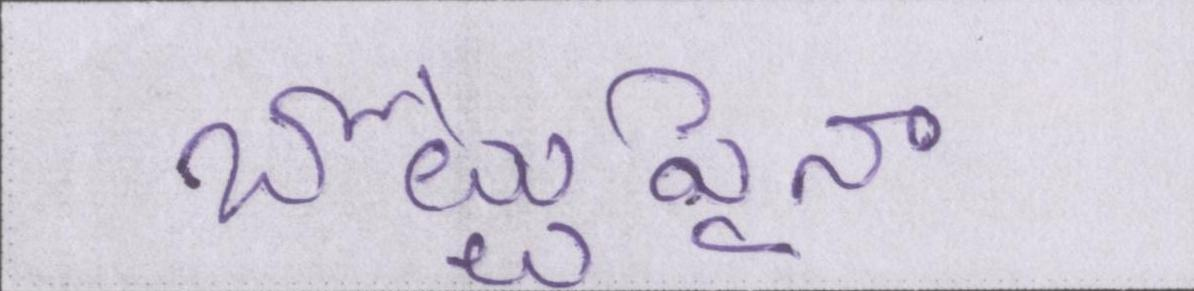
#> input picture written_reports/supporting_docs/phase_2_pipeline_1_jpg/01_standardized.png, 1194 x 291 px
$ python crop_images.py ../written_reports/supporting_docs/phase_2_pipeline_1_jpg
#> lines starting #> are read from the running program, lines starting #| are printed output that depends on the picture; after the words box and inside, x2 and y2 are one past the last pixel; in counts of white or black regions, pixels touching at a corner belong together
#!/usr/bin/env python3
"""Conservatively crop images for Telugu OCR preprocessing."""

import argparse
import logging
import sys
from dataclasses import dataclass
from pathlib import Path

import cv2
import numpy as np
from PIL import Image


logging.basicConfig(
    level=logging.INFO,
    format="%(asctime)s - %(levelname)s - %(message)s",
)
logger = logging.getLogger(__name__)

FINAL_BORDER_CLIP = 15


@dataclass(frozen=True)
class CropBox:
    """Pixel crop bounds with an exclusive right and bottom edge."""

    left: int
    top: int
    right: int
    bottom: int

    @property
    def width(self) -> int:
        return self.right - self.left

    @property
    def height(self) -> int:
        return self.bottom - self.top


@dataclass(frozen=True)
class CropSettings:
    """Cropping controls tuned for OCR-safe margin removal."""

    dark_delta: int
    min_component_area: int
    padding: int
    dilate: int
    remove_edge_components: bool
    min_crop_ratio: float
    final_border_clip: int


def load_png(path: Path) -> np.ndarray:
    """Load a PNG as an RGB numpy array."""
    with Image.open(path) as image:
#> image is the input picture: PIL image 1194x291 RGB; mean R, G, B 210.4, 206.5, 217.6
        if image.mode in ("RGBA", "LA", "P"):
            background = Image.new("RGB", image.size, (255, 255, 255))
            mask = image.split()[-1] if image.mode == "RGBA" else None
            background.paste(image, mask=mask)
            image = background
        elif image.mode != "RGB":
            image = image.convert("RGB")

        return np.asarray(image)


def save_png(image: np.ndarray, path: Path) -> None:
    """Save an RGB numpy image as PNG."""
    Image.fromarray(image).save(path, "PNG")


def grayscale(image: np.ndarray) -> np.ndarray:
    """Convert RGB image data to grayscale."""
    return cv2.cvtColor(image, cv2.COLOR_RGB2GRAY)
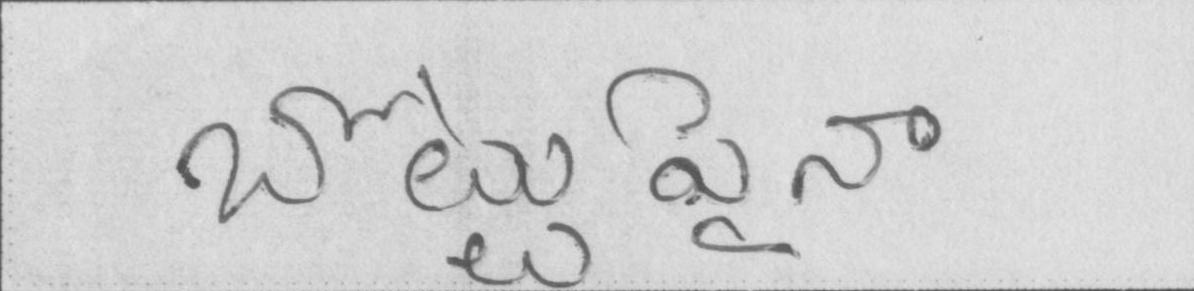
#> returned value: shape (291, 1194); min 76, max 232, mean 209


def build_foreground_mask(gray: np.ndarray, dark_delta: int, dilate: int) -> np.ndarray:
    """Create a text/content mask from a mostly light document image."""
#> called with dark_delta = 45, dilate = 4
    background = int(np.percentile(gray, 95))
#> background = 222
    threshold = max(0, min(250, background - dark_delta))
#> threshold = 177
    mask = gray < threshold
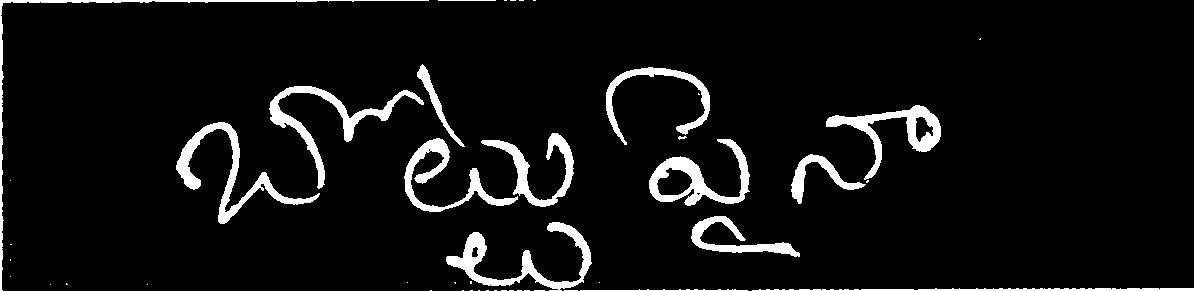
#> mask: shape (291, 1194) bool; 6.4% white; 46 white regions (30 under 20 px), largest, box (x1, y1, x2, y2) and area: (446, 222, 592, 291) 2429, (176, 122, 320, 224) 2413, (269, 86, 424, 189) 2344

    if dilate > 0:
        kernel_size = (dilate * 2) + 1
        kernel = cv2.getStructuringElement(
            cv2.MORPH_RECT,
            (kernel_size, kernel_size),
        )
        mask = cv2.dilate(mask.astype(np.uint8), kernel, iterations=1).astype(bool)
#> mask: shape (291, 1194) bool; 15.9% white; 15 white regions, largest, box (x1, y1, x2, y2) and area: (172, 60, 578, 228) 21383, (442, 218, 1194, 291) 9601, (787, 101, 945, 208) 6645

    return mask


def remove_small_components(mask: np.ndarray, min_component_area: int) -> np.ndarray:
    """Remove tiny components before computing crop bounds."""
#> called with min_component_area = 250
    if min_component_area <= 0:
        return mask

    component_count, labels, stats, _ = cv2.connectedComponentsWithStats(
        mask.astype(np.uint8),
        connectivity=8,
    )
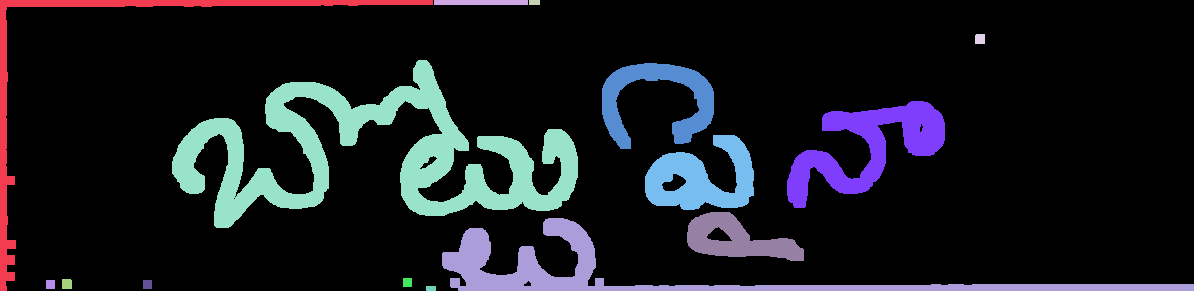
#> labels: shape (291, 1194) int32; 16 distinct labels, from 0 to 15; one colour per label, 0 black
#> component_count = 16; stats = 16 rows, first 6: [6, 0, 1188, 291, 292165], [0, 0, 433, 291, 4960], [434, 0, 94, 5, 470], [529, 0, 11, 5, 55], [975, 34, 10, 10, 99], [172, 60, 406, 168, 21383]

    cleaned = np.zeros_like(mask, dtype=bool)
    for label in range(1, component_count):
        area = stats[label, cv2.CC_STAT_AREA]
        if area >= min_component_area:
            cleaned[labels == label] = True
#> this loop made 15 passes
#> area on passes 1 to 12: 4960, 470, 55, 99, 21383, 3940, 6645, 4670, 3074, 9601, 99, 81
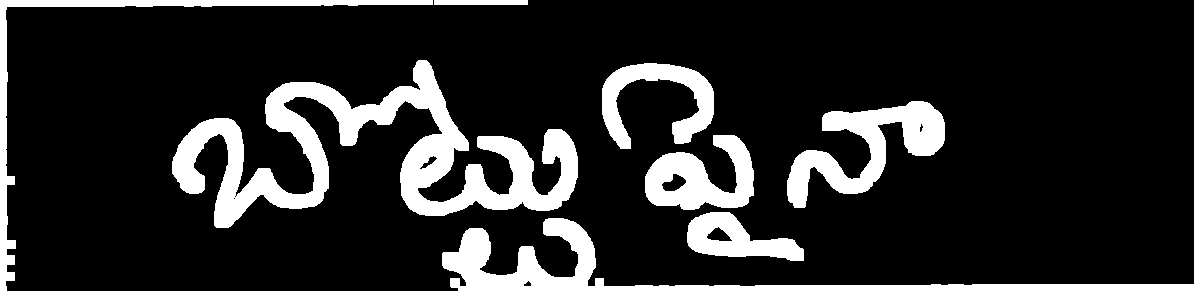
#> cleaned: shape (291, 1194) bool; 15.8% white; 8 white regions, largest, box (x1, y1, x2, y2) and area: (172, 60, 578, 228) 21383, (442, 218, 1194, 291) 9601, (787, 101, 945, 208) 6645

    return cleaned


def remove_likely_edge_components(mask: np.ndarray) -> np.ndarray:
    """Drop long, thin components that look like scanner/page-edge borders."""
    height, width = mask.shape
#> height = 291; width = 1194
    component_count, labels, stats, _ = cv2.connectedComponentsWithStats(
        mask.astype(np.uint8),
        connectivity=8,
    )
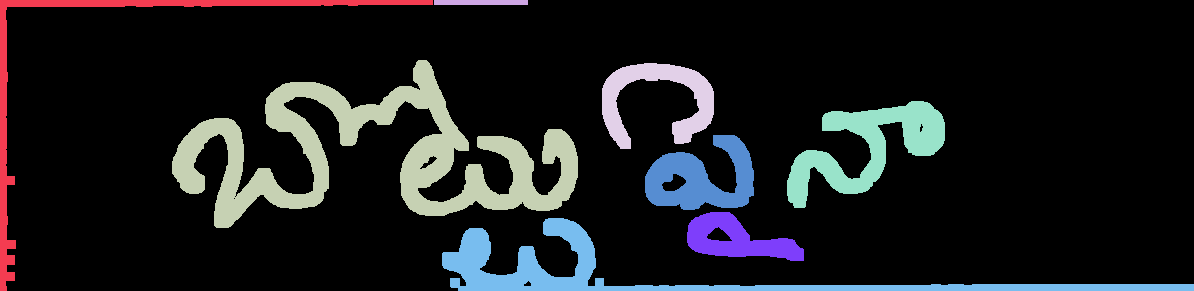
#> labels: shape (291, 1194) int32; 9 distinct labels, from 0 to 8; one colour per label, 0 black
#> component_count = 9; stats = [[6, 0, 1188, 291, 292711], [0, 0, 433, 291, 4960], [434, 0, 94, 5, 470], [172, 60, 406, 168, 21383], [602, 63, 112, 86, 3940], [787, 101, 158, 107, 6645], [645, 135, 109, 75, 4670], [687, 212, 117, 49, 3074], [442, 218, 752, 73, 9601]]

    cleaned = mask.copy()
    for label in range(1, component_count):
        x = stats[label, cv2.CC_STAT_LEFT]
        y = stats[label, cv2.CC_STAT_TOP]
        w = stats[label, cv2.CC_STAT_WIDTH]
        h = stats[label, cv2.CC_STAT_HEIGHT]

        touches_edge = x == 0 or y == 0 or x + w >= width or y + h >= height
        # Scanner borders are often broken into strips that do not span half
        # the image. A quarter-width/height threshold removes those fragments
        # while the thinness and edge-touch requirements protect handwriting.
        thin_horizontal = h <= max(12, height * 0.05)
        thin_vertical = w <= max(12, width * 0.05)
        long_horizontal = thin_horizontal and (
            w >= width * 0.25 or w >= h * 12
        )
        long_vertical = thin_vertical and (
            h >= height * 0.25 or h >= w * 12
        )

        if touches_edge and (long_horizontal or long_vertical):
            cleaned[labels == label] = False
#> this loop made 8 passes
#> (x, y, w, h, touches_edge, thin_horizontal, long_horizontal) on passes 1 to 8: (0, 0, 433, 291, True, False, False), (434, 0, 94, 5, True, True, True), (172, 60, 406, 168, False, False, False), (602, 63, 112, 86, False, False, False), (787, 101, 158, 107, False, False, False), (645, 135, 109, 75, False, False, False), (687, 212, 117, 49, False, False, False), (442, 218, 752, 73, True, False, False)
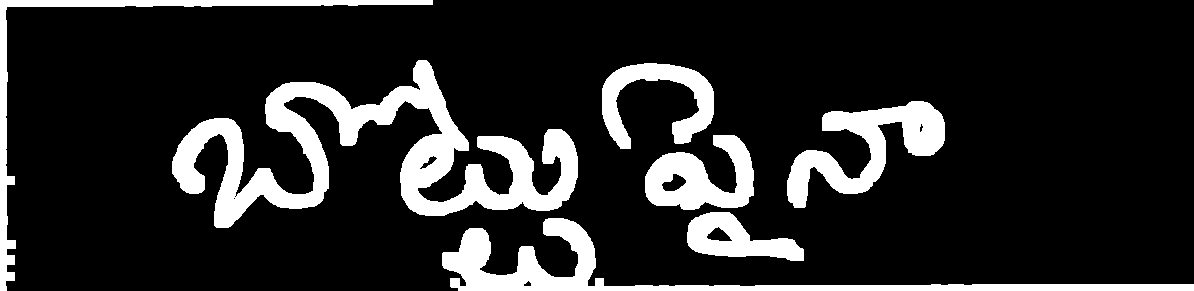
#> cleaned: shape (291, 1194) bool; 15.6% white; 7 white regions, largest, box (x1, y1, x2, y2) and area: (172, 60, 578, 228) 21383, (442, 218, 1194, 291) 9601, (787, 101, 945, 208) 6645

    return cleaned


def crop_box_from_mask(
    mask: np.ndarray,
    padding: int,
    min_crop_ratio: float,
) -> CropBox | None:
    """Return padded crop bounds around foreground content."""
#> called with padding = 20, min_crop_ratio = 0.01
    rows, cols = np.where(mask)
    if rows.size == 0 or cols.size == 0:
        return None

    height, width = mask.shape
#> height = 291; width = 1194
    left = max(0, int(cols.min()) - padding)
#> left = 0
    top = max(0, int(rows.min()) - padding)
#> top = 0
    right = min(width, int(cols.max()) + padding + 1)
#> right = 1194
    bottom = min(height, int(rows.max()) + padding + 1)
#> bottom = 291

    box = CropBox(left=left, top=top, right=right, bottom=bottom)
    crop_area = box.width * box.height
#> crop_area = 347454
    image_area = width * height
#> image_area = 347454

    if image_area == 0 or crop_area / image_area < min_crop_ratio:
        return None

    return box


def detect_crop_box(image: np.ndarray, settings: CropSettings) -> CropBox | None:
    """Detect an OCR-safe crop box around likely Telugu text/content."""
    gray = grayscale(image)
    mask = build_foreground_mask(
        gray,
        dark_delta=settings.dark_delta,
        dilate=settings.dilate,
    )
    mask = remove_small_components(mask, settings.min_component_area)

    if settings.remove_edge_components:
        mask = remove_likely_edge_components(mask)

    return crop_box_from_mask(
        mask,
        padding=settings.padding,
        min_crop_ratio=settings.min_crop_ratio,
    )


def apply_crop(
    image: np.ndarray,
    box: CropBox | None,
    final_border_clip: int = FINAL_BORDER_CLIP,
) -> np.ndarray:
    """Apply the detected crop and optionally remove the remaining border."""
#> called with final_border_clip = 15
    cropped = image if box is None else image[
        box.top : box.bottom,
        box.left : box.right,
    ]
    if final_border_clip == 0:
        return cropped

    height, width = cropped.shape[:2]
#> height = 291; width = 1194

    if height <= final_border_clip * 2 or width <= final_border_clip * 2:
        raise ValueError(
            "Image is too small for the required "
            f"{final_border_clip}px border clip: {width}x{height}"
        )

    return cropped[
        final_border_clip : height - final_border_clip,
        final_border_clip : width - final_border_clip,
    ]
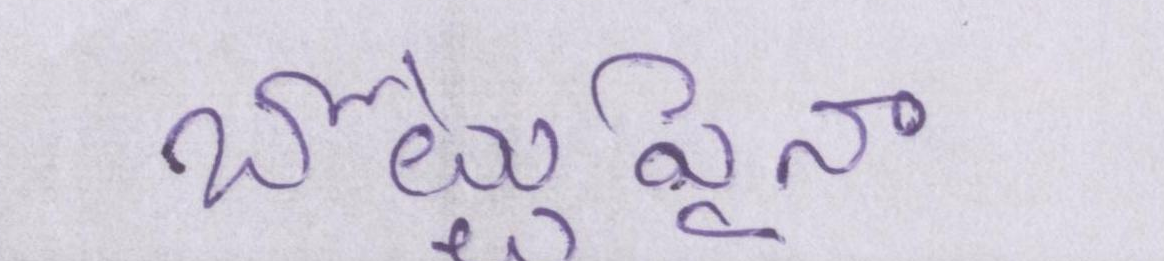
#> returned value: shape (261, 1164, 3); mean of channels 0, 1, 2 210.9, 206.9, 218.3; drawn as R, G, B


def test_output_path(path: Path) -> Path:
    """Return the side-by-side test output path for an image."""
    return path.with_name(f"{path.stem}.test{path.suffix}")


def output_path_for_input(path: Path, input_root: Path, output_dir: Path | None) -> Path:
    """Return either an output-dir mirror path or the original image path."""
    if output_dir is None:
        return path

    if input_root.is_file():
        return output_dir / path.name

    return output_dir / path.relative_to(input_root)


def process_png(
    path: Path,
    input_root: Path,
    output_dir: Path | None,
    test: bool,
    settings: CropSettings,
) -> bool:
    """Crop one PNG, overwriting it unless test/output mode is enabled."""
    output_path = test_output_path(path) if test else output_path_for_input(
        path,
        input_root=input_root,
        output_dir=output_dir,
    )

    try:
        image = load_png(path)
        box = detect_crop_box(image, settings)
        cropped = apply_crop(
            image,
            box,
            final_border_clip=settings.final_border_clip,
        )
        output_path.parent.mkdir(parents=True, exist_ok=True)
        save_png(cropped, output_path)
    except Exception as exc:
        logger.error("Failed to process %s: %s", path, exc)
        return False

    clip_description = (
        f"clipped {settings.final_border_clip}px border"
        if settings.final_border_clip
        else "final border clip skipped"
    )
    if box is None:
        logger.info(
            "Processed %s -> %s "
            "(no content crop; %s, output: %sx%s)",
            path,
            output_path,
            clip_description,
            cropped.shape[1],
            cropped.shape[0],
        )
    else:
        logger.info(
            "Processed %s -> %s "
            "(crop: %s,%s %sx%s; %s, output: %sx%s)",
            path,
            output_path,
            box.left,
            box.top,
            box.width,
            box.height,
            clip_description,
            cropped.shape[1],
            cropped.shape[0],
        )
    return True


def find_pngs(path: Path) -> list[Path]:
    """Find PNG files from a single image path or directory tree."""
    if path.is_file():
        return [path] if path.suffix.lower() == ".png" else []

    return sorted(
        item
        for item in path.rglob("*")
        if item.is_file()
        and item.suffix.lower() == ".png"
        and not item.stem.lower().endswith(".test")
    )


def parse_args() -> argparse.Namespace:
    parser = argparse.ArgumentParser(
        description="Conservatively crop PNG images for Telugu OCR preprocessing."
    )
    parser.add_argument("input", help="PNG image path or directory to scan")
    parser.add_argument(
        "--output-dir",
        type=Path,
        help="Write cropped files to a mirrored output directory instead of overwriting",
    )
    parser.add_argument(
        "--test",
        action="store_true",
        help="Write name.test.png beside each source image instead of overwriting it",
    )
    parser.add_argument(
        "--padding",
        type=int,
        default=20,
        help="Pixels to preserve around detected content",
    )
    parser.add_argument(
        "--dark-delta",
        type=int,
        default=45,
        help="Foreground must be this much darker than the estimated background",
    )
    parser.add_argument(
        "--min-component-area",
        type=int,
        default=250,
        help="Ignore connected components smaller than this many pixels",
    )
    parser.add_argument(
        "--dilate",
        type=int,
        default=4,
        help="Expand the foreground mask by this many pixels before cropping",
    )
    parser.add_argument(
        "--keep-edge-components",
        action="store_true",
        help="Keep long edge-touching components that may be page borders",
    )
    parser.add_argument(
        "--min-crop-ratio",
        type=float,
        default=0.01,
        help="Skip crops smaller than this fraction of the original image area",
    )
    parser.add_argument(
        "--skip-final-border-clip",
        action="store_true",
        help=f"Skip the final {FINAL_BORDER_CLIP}px clip after content cropping",
    )
    return parser.parse_args()


def main() -> int:
    args = parse_args()
    input_path = Path(args.input)

    if not input_path.exists():
        logger.error("Input path not found: %s", input_path)
        return 1

    if args.test and args.output_dir is not None:
        logger.error("--test and --output-dir cannot be used together")
        return 1

    pngs = find_pngs(input_path)
    if not pngs:
        logger.error("No PNG files found: %s", input_path)
        return 1

    settings = CropSettings(
        dark_delta=args.dark_delta,
        min_component_area=args.min_component_area,
        padding=args.padding,
        dilate=args.dilate,
        remove_edge_components=not args.keep_edge_components,
        min_crop_ratio=args.min_crop_ratio,
        final_border_clip=0 if args.skip_final_border_clip else FINAL_BORDER_CLIP,
    )

    successful = sum(
        1
        for png in pngs
        if process_png(
            png,
            input_root=input_path,
            output_dir=args.output_dir,
            test=args.test,
            settings=settings,
        )
    )
    failed = len(pngs) - successful

    logger.info("Done: %s successful, %s failed", successful, failed)
    return 0 if failed == 0 else 1


if __name__ == "__main__":
    sys.exit(main())
#> (the program exits here)

$ run again, on written_reports/supporting_docs/phase_2_pipeline_1_jpg/03_contrast.png
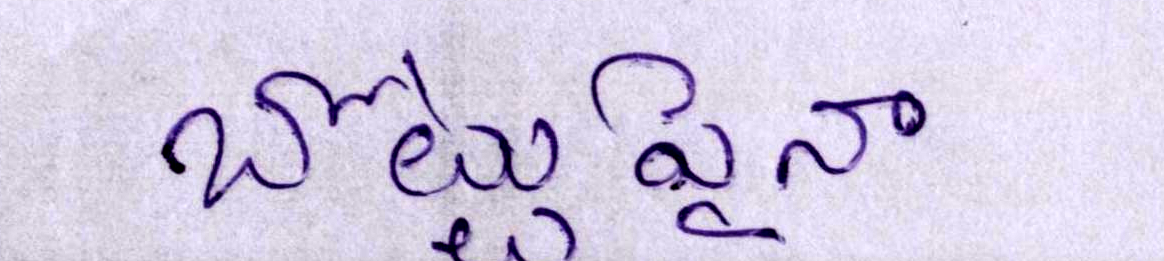
#> input picture written_reports/supporting_docs/phase_2_pipeline_1_jpg/03_contrast.png, 1164 x 261 px
#> in load_png, image is the input picture: PIL image 1164x261 RGB; mean R, G, B 212.8, 205.2, 227.6
#> background = 235
#> threshold = 190
#> in remove_small_components, `component_count, labels, stats, _ = cv2.connectedComponentsWithStats( ..`: component_count = 40; stats = 40 rows, first 6: [0, 0, 1164, 261, 246818], [681, 0, 9, 6, 54], [959, 17, 13, 13, 160], [447, 20, 10, 10, 98], [458, 31, 10, 10, 100], [443, 32, 14, 17, 171]
#> the loop in remove_small_components, `for label in range(1, component_count):` made 39 passes
#> area on passes 1 to 8: 54, 160, 98, 100, 171, 99, 29899, 4773
#> in remove_likely_edge_components, `component_count, labels, stats, _ = cv2.connectedComponentsWithStats( ..`:
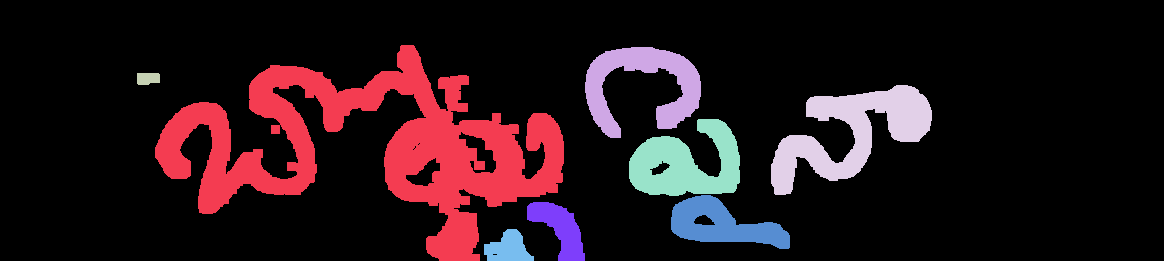
#> labels: shape (261, 1164) int32; 9 distinct labels, from 0 to 8; one colour per label, 0 black
#> in remove_likely_edge_components, `component_count, labels, stats, _ = cv2.connectedComponentsWithStats( ..`: component_count = 9; stats = [[0, 0, 1164, 261, 249813], [155, 45, 409, 216, 29899], [585, 47, 116, 91, 4773], [137, 73, 23, 12, 253], [771, 85, 161, 110, 7512], [629, 119, 111, 77, 5320], [671, 195, 119, 54, 3427], [527, 202, 58, 59, 1762], [484, 229, 50, 32, 1045]]
#> the loop in remove_likely_edge_components, `for label in range(1, component_count):` made 8 passes
#> (x, y, w, h, touches_edge, thin_horizontal, thin_vertical) on passes 1 to 8: (155, 45, 409, 216, True, False, False), (585, 47, 116, 91, False, False, False), (137, 73, 23, 12, False, True, True), (771, 85, 161, 110, False, False, False), (629, 119, 111, 77, False, False, False), (671, 195, 119, 54, False, False, False), (527, 202, 58, 59, True, False, True), (484, 229, 50, 32, True, False, True)
#> left = 117
#> top = 25
#> right = 952
#> bottom = 261
#> in apply_crop, `return cropped[ final_border_clip : height - final_border_clip, final_..`:
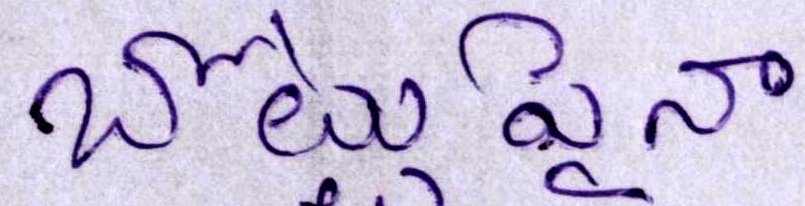
#> returned value: shape (206, 805, 3); mean of channels 0, 1, 2 202, 193.1, 218.4; drawn as R, G, B
